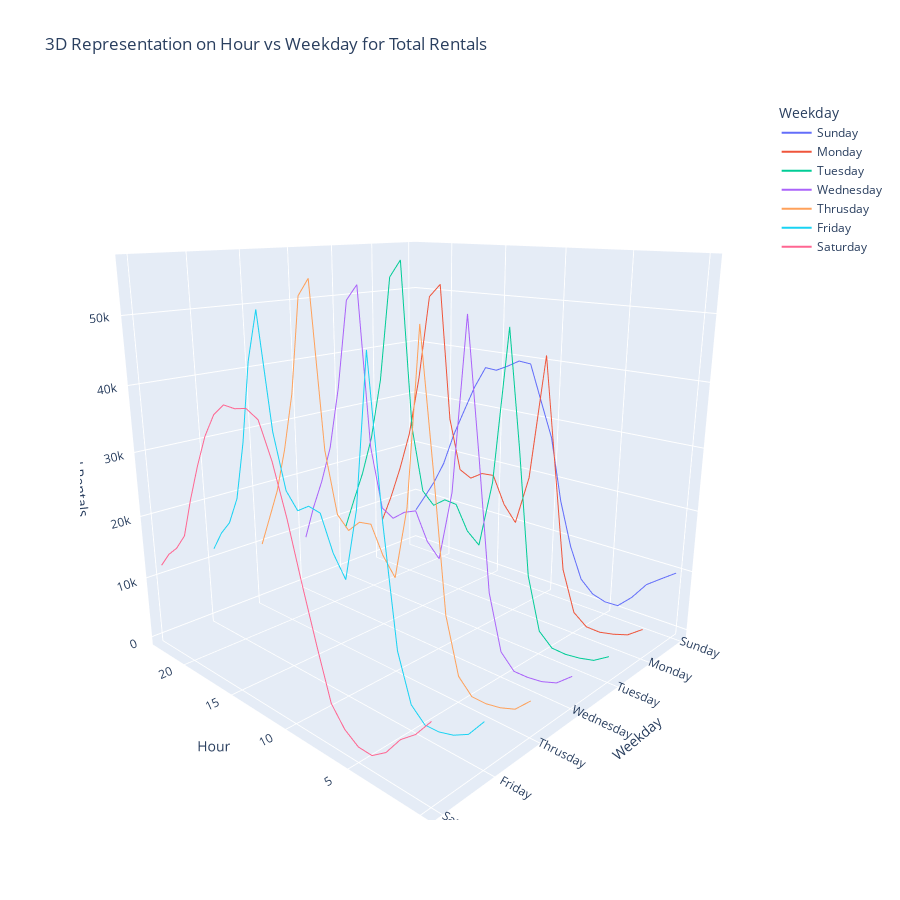

Notebook code cell kept with this figure:
### Code cell
# 3d Representation of Total Rentals on Hour vs Weekday from 2011 to 2012
fig = px.line_3d(df_hour_weekday_total, x = 'hr', y = 'weekday',  z = 'cnt', color = 'weekday', category_orders = {'weekday': weekdays}, labels = plot_labels, 
                 title = '3D Representation on Hour vs Weekday for Total Rentals')
scale_plot(fig, x_length, y_length)
fig.show()

### Figure 1 — Plotly figure (JSON) as saved in the notebook; plotly's stock layout.template omitted (floating-point values rounded to 4 significant figures)
{"data": [{"hovertemplate": "Weekday=%{y}<br>Hour=%{x}<br>Total Rentals=%{z}<extra></extra>", "legendgroup": "Sunday", "line": {"color": "#636efa", "dash": "solid"}, "marker": {"symbol": "circle"}, "mode": "lines", "name": "Sunday", "scene": "scene", "showlegend": true, "type": "scatter3d", "x": [0, 1, 2, 3, 4, 5, 6, 7, 8, 9, 10, 11, 12, 13, 14, 15, 16, 17, 18, 19, 20, 21, 22, 23], "y": ["Sunday", "Sunday", "Sunday", "Sunday", "Sunday", "Sunday", "Sunday", "Sunday", "Sunday", "Sunday", "Sunday", "Sunday", "Sunday", "Sunday", "Sunday", "Sunday", "Sunday", "Sunday", "Sunday", "Sunday", "Sunday", "Sunday", "Sunday", "Sunday"], "z": [9775, 8053, 6286, 3239, 955, 852, 1493, 3476, 8805, 16437, 27151, 33115, 39161, 39368, 38181, 37163, 37317, 33471, 28626, 23675, 17643, 13403, 9883, 6499]}, {"hovertemplate": "Weekday=%{y}<br>Hour=%{x}<br>Total Rentals=%{z}<extra></extra>", "legendgroup": "Monday", "line": {"color": "#EF553B", "dash": "solid"}, "marker": {"symbol": "circle"}, "mode": "lines", "name": "Monday", "scene": "scene", "showlegend": true, "type": "scatter3d", "x": [0, 1, 2, 3, 4, 5, 6, 7, 8, 9, 10, 11, 12, 13, 14, 15, 16, 17, 18, 19, 20, 21, 22, 23], "y": ["Monday", "Monday", "Monday", "Monday", "Monday", "Monday", "Monday", "Monday", "Monday", "Monday", "Monday", "Monday", "Monday", "Monday", "Monday", "Monday", "Monday", "Monday", "Monday", "Monday", "Monday", "Monday", "Monday", "Monday"], "z": [3571, 1800, 1021, 496, 567, 2252, 8930, 25848, 42868, 22718, 14459, 17024, 21581, 21384, 20041, 21046, 29583, 52249, 50060, 35836, 25176, 18152, 12039, 6802]}, {"hovertemplate": "Weekday=%{y}<br>Hour=%{x}<br>Total Rentals=%{z}<extra></extra>", "legendgroup": "Tuesday", "line": {"color": "#00cc96", "dash": "solid"}, "marker": {"symbol": "circle"}, "mode": "lines", "name": "Tuesday", "scene": "scene", "showlegend": true, "type": "scatter3d", "x": [0, 1, 2, 3, 4, 5, 6, 7, 8, 9, 10, 11, 12, 13, 14, 15, 16, 17, 18, 19, 20, 21, 22, 23], "y": ["Tuesday", "Tuesday", "Tuesday", "Tuesday", "Tuesday", "Tuesday", "Tuesday", "Tuesday", "Tuesday", "Tuesday", "Tuesday", "Tuesday", "Tuesday", "Tuesday", "Tuesday", "Tuesday", "Tuesday", "Tuesday", "Tuesday", "Tuesday", "Tuesday", "Tuesday", "Tuesday", "Tuesday"], "z": [2790, 1254, 687, 382, 508, 2470, 10863, 30569, 48122, 24118, 13181, 14924, 18826, 19031, 17510, 19438, 29817, 56605, 53827, 36808, 26332, 19368, 13757, 7922]}, {"hovertemplate": "Weekday=%{y}<br>Hour=%{x}<br>Total Rentals=%{z}<extra></extra>", "legendgroup": "Wednesday", "line": {"color": "#ab63fa", "dash": "solid"}, "marker": {"symbol": "circle"}, "mode": "lines", "name": "Wednesday", "scene": "scene", "showlegend": true, "type": "scatter3d", "x": [0, 1, 2, 3, 4, 5, 6, 7, 8, 9, 10, 11, 12, 13, 14, 15, 16, 17, 18, 19, 20, 21, 22, 23], "y": ["Wednesday", "Wednesday", "Wednesday", "Wednesday", "Wednesday", "Wednesday", "Wednesday", "Wednesday", "Wednesday", "Wednesday", "Wednesday", "Wednesday", "Wednesday", "Wednesday", "Wednesday", "Wednesday", "Wednesday", "Wednesday", "Wednesday", "Wednesday", "Wednesday", "Wednesday", "Wednesday", "Wednesday"], "z": [3594, 1595, 797, 484, 477, 2678, 11212, 31614, 50786, 24807, 13717, 15829, 20166, 19326, 17737, 18854, 28388, 53367, 50885, 36823, 26436, 20051, 14800, 8625]}, {"hovertemplate": "Weekday=%{y}<br>Hour=%{x}<br>Total Rentals=%{z}<extra></extra>", "legendgroup": "Thrusday", "line": {"color": "#FFA15A", "dash": "solid"}, "marker": {"symbol": "circle"}, "mode": "lines", "name": "Thrusday", "scene": "scene", "showlegend": true, "type": "scatter3d", "x": [0, 1, 2, 3, 4, 5, 6, 7, 8, 9, 10, 11, 12, 13, 14, 15, 16, 17, 18, 19, 20, 21, 22, 23], "y": ["Thrusday", "Thrusday", "Thrusday", "Thrusday", "Thrusday", "Thrusday", "Thrusday", "Thrusday", "Thrusday", "Thrusday", "Thrusday", "Thrusday", "Thrusday", "Thrusday", "Thrusday", "Thrusday", "Thrusday", "Thrusday", "Thrusday", "Thrusday", "Thrusday", "Thrusday", "Thrusday", "Thrusday"], "z": [4045, 1774, 934, 497, 528, 2669, 11066, 31388, 50323, 24810, 13654, 16360, 20550, 20233, 18289, 20237, 29775, 54844, 52218, 37279, 27967, 20580, 15313, 10062]}, {"hovertemplate": "Weekday=%{y}<br>Hour=%{x}<br>Total Rentals=%{z}<extra></extra>", "legendgroup": "Friday", "line": {"color": "#19d3f3", "dash": "solid"}, "marker": {"symbol": "circle"}, "mode": "lines", "name": "Friday", "scene": "scene", "showlegend": true, "type": "scatter3d", "x": [0, 1, 2, 3, 4, 5, 6, 7, 8, 9, 10, 11, 12, 13, 14, 15, 16, 17, 18, 19, 20, 21, 22, 23], "y": ["Friday", "Friday", "Friday", "Friday", "Friday", "Friday", "Friday", "Friday", "Friday", "Friday", "Friday", "Friday", "Friday", "Friday", "Friday", "Friday", "Friday", "Friday", "Friday", "Friday", "Friday", "Friday", "Friday", "Friday"], "z": [5453, 2571, 1325, 673, 589, 2486, 9363, 26450, 48077, 26935, 16404, 19564, 24715, 25113, 23854, 26256, 34423, 51211, 43783, 31415, 22186, 17667, 15295, 11982]}, {"hovertemplate": "Weekday=%{y}<br>Hour=%{x}<br>Total Rentals=%{z}<extra></extra>", "legendgroup": "Saturday", "line": {"color": "#FF6692", "dash": "solid"}, "marker": {"symbol": "circle"}, "mode": "lines", "name": "Saturday", "scene": "scene", "showlegend": true, "type": "scatter3d", "x": [0, 1, 2, 3, 4, 5, 6, 7, 8, 9, 10, 11, 12, 13, 14, 15, 16, 17, 18, 19, 20, 21, 22, 23], "y": ["Saturday", "Saturday", "Saturday", "Saturday", "Saturday", "Saturday", "Saturday", "Saturday", "Saturday", "Saturday", "Saturday", "Saturday", "Saturday", "Saturday", "Saturday", "Saturday", "Saturday", "Saturday", "Saturday", "Saturday", "Saturday", "Saturday", "Saturday", "Saturday"], "z": [9902, 7117, 5302, 2403, 804, 854, 2205, 4826, 12020, 19613, 27691, 34504, 39415, 40464, 40040, 40155, 38445, 35113, 30373, 24953, 18810, 16224, 14525, 12049]}], "layout": {"autosize": false, "height": 900, "legend": {"title": {"text": "Weekday"}, "tracegroupgap": 0}, "scene": {"aspectmode": "auto", "aspectratio": {"x": 1, "y": 1, "z": 1}, "camera": {"center": {"x": 0, "y": 0, "z": 0}, "eye": {"x": -1.428, "y": 1.509, "z": 0.6086}, "projection": {"type": "perspective"}, "up": {"x": 0, "y": 0, "z": 1}}, "domain": {"x": [0, 1], "y": [0, 1]}, "xaxis": {"title": {"text": "Hour"}, "type": "linear"}, "yaxis": {"categoryarray": ["Sunday", "Monday", "Tuesday", "Wednesday", "Thrusday", "Friday", "Saturday"], "categoryorder": "array", "title": {"text": "Weekday"}, "type": "category"}, "zaxis": {"title": {"text": "Total Rentals"}, "type": "linear"}}, "title": {"text": "3D Representation on Hour vs Weekday for Total Rentals"}, "width": 900}}
